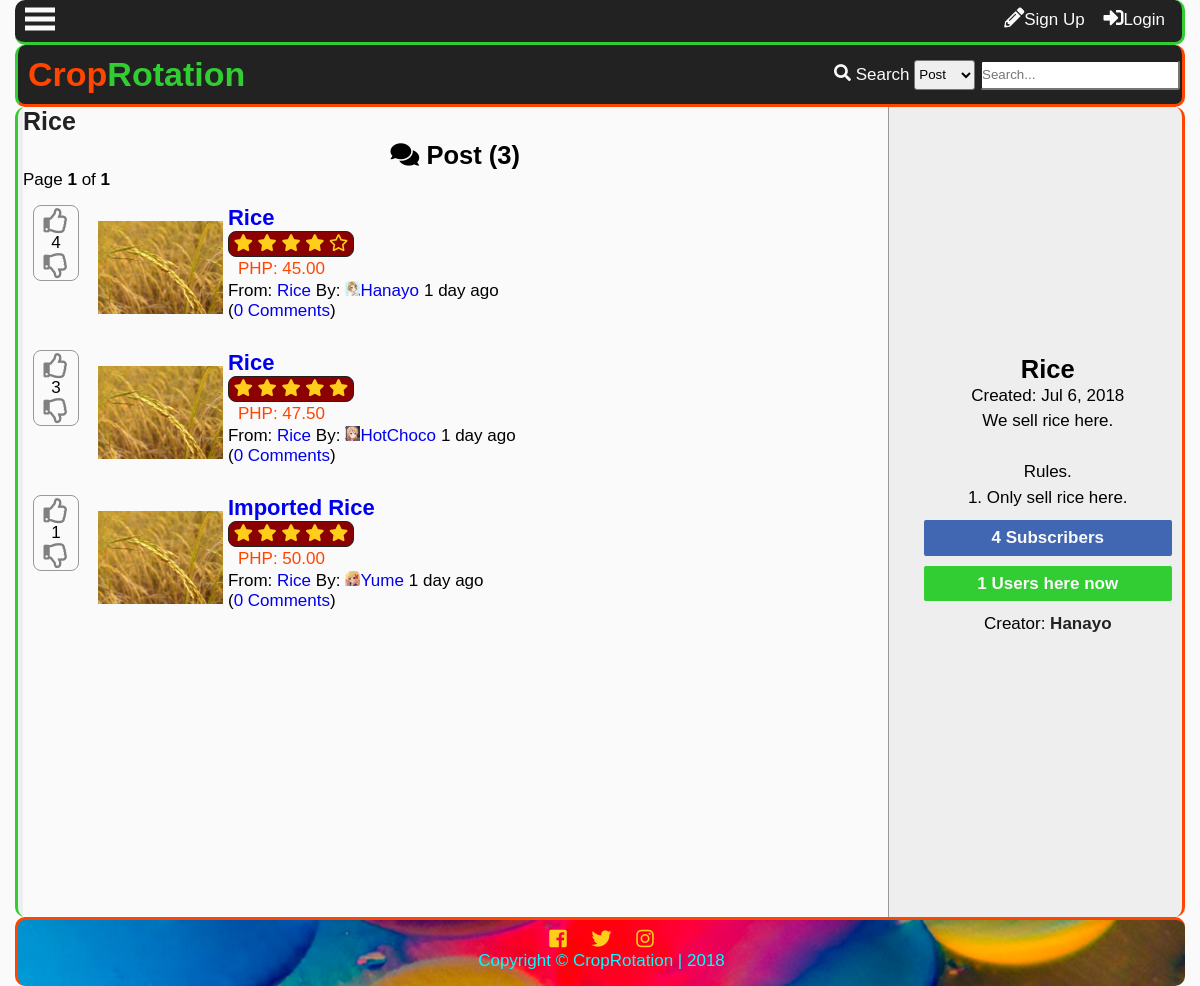
The page /forums.php?id=16 on the database its author committed.
### tables this page shows
CREATE TABLE `tblforum` (
  `forumid` int(11) NOT NULL,
  `title` varchar(100) NOT NULL,
  `name` varchar(100) NOT NULL,
  `datecreated` datetime DEFAULT NULL,
  `description` varchar(255) NOT NULL,
  `creator` int(11) NOT NULL,
  `views` int(11) NOT NULL,
  `subscriber` int(11) NOT NULL
);

CREATE TABLE `tblpost` (
  `postid` int(11) NOT NULL,
  `forumid` int(11) NOT NULL,
  `title` varchar(150) NOT NULL,
  `datecreated` datetime DEFAULT NULL,
  `description` text NOT NULL,
  `price` decimal(10,2) NOT NULL,
  `img` varchar(150) NOT NULL,
  `starter` int(11) NOT NULL,
  `score` int(11) NOT NULL,
  `views` int(11) NOT NULL,
  `comments` int(11) NOT NULL
);

CREATE TABLE `tbluser` (
  `userid` int(11) NOT NULL,
  `username` varchar(100) NOT NULL,
  `password` varchar(100) NOT NULL,
  `firstname` varchar(100) NOT NULL,
  `middlename` varchar(100) NOT NULL,
  `lastname` varchar(100) NOT NULL,
  `birthday` varchar(20) NOT NULL,
  `datecreated` timestamp NOT NULL DEFAULT '0000-00-00 00:00:00',
  `email` varchar(100) NOT NULL,
  `website` varchar(255) NOT NULL,
  `location` varchar(255) NOT NULL,
  `usertypeid` int(11) NOT NULL,
  `access` int(11) NOT NULL,
  `imgname` varchar(100) NOT NULL,
  `imgtype` varchar(100) NOT NULL,
  `imgpath` varchar(200) NOT NULL,
  `bio` text NOT NULL,
  `is_show_email` tinyint(1) NOT NULL,
  `gender` int(11) NOT NULL,
  `lastupdate` timestamp NOT NULL DEFAULT '0000-00-00 00:00:00',
  `lastonline` timestamp NOT NULL DEFAULT '0000-00-00 00:00:00',
  `profileviews` int(11) NOT NULL
);

### forums.php (the view, shortened to what this page needs)
<?php
include'functions.php';
require_once('connection.php');
$forums = $_GET['id'];
$sql = "SELECT username,forumid,title,name,description,t1.datecreated,subscriber FROM tblforum AS t1
LEFT JOIN tbluser
	ON userid = creator
WHERE forumid='$forums'";
$result = $conn->query($sql);
$fetch = $result->fetch_object();
if($fetch){
$fid = $fetch->forumid;
$title = $fetch->title;
$name = $fetch->name;
$desc = $fetch->description;
$subcount = $fetch->subscriber;
$date = date("M j, Y", strtotime($fetch->datecreated));
$creator = $fetch->username;
}
?>
<!DOCTYPE html>
<html lang="en">
<head>
    <link rel="stylesheet" href="css/style.css">
  	<link rel="stylesheet" href="css/fontawesome-all.css">
</head>
<body>
	<div class="main-container">
	<?php
		addheader();
	?>
	<div class="other-content">
		<div class="forum-grid">
			<div class="main-forum">
				<h1><?php
				if($fetch){
				echo '<a id="top-title" href="forums.php?id='.$fid.'">'.$name.'</a>';} ?></h1>
				<ul id="forum-list">
<?php
$sql = "SELECT postid FROM tblpost
	LEFT JOIN tblforum
		ON tblpost.forumid = tblforum.forumid
	LEFT JOIN tbluser
		ON userid = starter
	WHERE tblpost.forumid='$forums'
	ORDER BY postid DESC";
$result=$conn->query($sql);
$rows=$result->num_rows;
$page_rows = 25;
$last = ceil($rows/$page_rows);
$pagenum = 1;
$limit = 'LIMIT ' .($pagenum - 1) * $page_rows .',' .$page_rows;
$sql = "SELECT postid,tblpost.forumid,name,tblpost.title,tblpost.datecreated,username,imgpath,img,price,comments,score,(((tblpost.views*0.2) + (score*0.8))/((NOW()-tblpost.datecreated)/331536000)) AS trending FROM tblpost
	LEFT JOIN tblforum
		ON tblpost.forumid = tblforum.forumid
	LEFT JOIN tbluser
		ON userid = starter
	WHERE tblpost.forumid='$forums'
	ORDER BY trending DESC $limit";
	$result = $conn->query($sql);
$textline1 = "<i class='fas fa-comments'></i> Post (<b>$rows</b>)";
$textline2 = "Page <b>$pagenum</b> of <b>$last</b>";
$paginationCtrls = '';
 echo'<h2>  '.$textline1.'</h2>
  <p>  '.$textline2.' </p>
  <div id="pagination_controls"> '.$paginationCtrls.'</div>';
	while($row=$result->fetch_object()){
		$id = $row->postid;
		$forumid = $row->forumid;
		$forum = $row->name;
		$ptitle = $row->title;
		$name = $row->username;
		$comments = $row->comments;
		$datep = $row->datecreated;
		$score = $row->score;
		$flair= $row->imgpath;
		$pimg=$row->img;
		$price = $row->price;
		echo '<li value="'.$id.'">
 		<div class="forum-post-grid">';
 		if(isset($_SESSION['id'])){
		$sql2 = "SELECT upvoteid FROM tblupvotepost WHERE user='$uid' and post='$id'";
		$result2 = $conn->query($sql2);
		$upvote = $result2->num_rows;
		$sql3 = "SELECT downvoteid FROM tbldownvotepost WHERE user='$uid' and post='$id'";
		$result3 = $conn->query($sql3);
		$downvote = $result3->num_rows;
 		echo'
 		<div class="vote">';
 			if(!$upvote){
 			echo'<div id="up-'.$id.'" style="color:gray;" value="'.$id.'" onclick="upvotepost(this)" class="upvote"><i class="far fa-thumbs-up"></i></div>';
 			}else{
 			echo'<div id="up-'.$id.'" style="color:orangered;" value="'.$id.'" onclick="upvotepost(this)" class="upvote"><i class="far fa-thumbs-up"></i></div>';
 			}
 			if($score<0){
 				$score=0;
 			}
			echo'
			<div id="score-'.$id.'">'.$score.'</div>';
			if(!$downvote){
			echo'
			<div id="down-'.$id.'" style="color:gray;" value="'.$id.'" onclick="downvotepost(this)" class="downvote"><i class="far fa-thumbs-down"></i>
			</div>';
			}else{
			echo'
			<div id="down-'.$id.'" style="color:blue;" value="'.$id.'" onclick="downvotepost(this)" class="downvote"><i class="far fa-thumbs-down"></i>
			</div>';
			}
			echo'
		</div>';
		}else{
			echo'
		<div class="vote">
 			<div class="upvote" style="color:gray;" onclick="showlogin()">
			<i class="far fa-thumbs-up"></i>
			</div>';
			echo'<div>'.$score.'</div>
			<div class="downvote" style="color:gray;" onclick="showlogin()">
			<i class="far fa-thumbs-down"></i>
		</div>
		</div>';
		}
		echo '<div class="post-image">
			<img src='.$pimg.'>
		</div>';
		echo'<div class="post-right">
		<p class="main-forum-title"><a href="reply.php?id='.$forumid.'&thread='.$id.'">'.$ptitle.'</a></p>';
		$sql3 = "SELECT upvoteid FROM tblupvotepost WHERE post='$id'";
			$result3 = $conn->query($sql3);
			$upvotecount = $result3->num_rows;
			$sql4 = "SELECT downvoteid FROM tbldownvotepost WHERE post='$id'";
			$result4 = $conn->query($sql4);
			$downvotecount = $result4->num_rows;
			$total = $upvotecount + $downvotecount;
			$percent = round($upvotecount/$total * 100);
			starsystem($percent);
		echo'<div class="price">PHP: '.number_format($price,2).'</div>';
		echo'<div class="second-line">
			<div class="from">
				From: <a href="forums.php?id='.$forumid.'">
				'.$forum.'</a> By:
			</div>
			<div class="by">
				<a href="profile.php?name='.$name.'">
				<p><div class="flair">
					<img src="'.$flair.'">
				</div>'.$name.'</a>
			</div>
			<div class="when">
				'.time_elapsed_string($datep).'
			</div>
		</div>
		<div class="com">
			<p>(<a href="reply.php?id='.$forumid.'&thread='.$id.'">'.$comments.' Comments</a>)</p>
		</div>
		</div>
		</div>
		</li>';
	}
?>
			</ul>
			</div>
			<div class="forum-sidebar">
				<?php
					forumcontrols();
				?>
				<div class="forum-panel">
					<h2 id="forum-name"><?php if($fetch){ echo $title;}?></h2>
					<div class="" id="forum-date"><?php if($fetch){echo 'Created: '.$date;} ?></div>
					<p id="description"><?php if($fetch){echo nl2br($desc);} ?></p>
					<p id="subscriber-count"><?php if($fetch){echo $subcount;} ?> Subscribers</p>
					<p id="users-count">1 Users here now</p>
					<?php
						if($fetch){
							echo'Creator: <a class="creator" href=
							profile.php?='.$creator.'">'.$creator.'</a>';
						}
					?>
				</div>
			</div>
		</div>
	</div>
	<?php
		addfooter();
	?>
	</div>
</body>
</html>

### functions.php (shortened to what this page needs)
<?php
function addheader(){
	echo'<header id="main-header">
			<div class="grid-header">
				<div class="box1">
					<h1 id="header-text"><a href="index.php"><span id="first-text">Crop</span><span id="second-text">Rotation</span></a></h1>
				</div>
				<div class="box2">';
						search_function();
				echo'</div>
				<div class="modal2">
				</div>
				<div id="search-dropdown">
				</div>
			</div>
		</header>
		<div class="subheader">
			<div class="subgrid">
				<div class="svg">
					<p class="open-slide" onclick="openSlideMenu()">
						<svg width="30" height="30">
							<path d="M0,5 30,5" stroke="#fafafa" stroke-width="5"/>
							<path d="M0,14 30,14" stroke="#fafafa" stroke-width="5"/>
							<path d="M0,23 30,23" stroke="#fafafa" stroke-width="5"/>
						</svg>
					</p>
				</div>
				<div class="profile-grid">';
						session_button();
				echo'</div>
			</div>
		</div>
	';
}
function addfooter(){
	echo'<footer id="main-footer">
			<div class="container">
				<a target="_blank" title="Like us on Facebook" href="https://www.facebook.com/"><i class="fab fa-facebook-square"></i></a>
				<a target="_blank" title="Follow us on Twitter" href="https://twitter.com/"><i class="fab fa-twitter"></i></a>
				<a target="_blank" title="Follow us on Instagram" href="https://www.instagram.com/?hl=ens"><i class="fab fa-instagram"></i></a>
				<p>Copyright &copy; <span id="company">CropRotation</span> | 2018</p>
			</div>
		</footer>';
}
function time_elapsed_string($datetime, $full = false) {
    $now = new DateTime;
    $ago = new DateTime($datetime);
    $diff = $now->diff($ago);
    $string = array(
        'y' => 'year',
        'm' => 'month',
        'd' => 'day',
        'h' => 'hour',
        'i' => 'minute',
        's' => 'second',
    );
    foreach ($string as $k => &$v) {
        if ($diff->$k) {
            $v = $diff->$k . ' ' . $v . ($diff->$k > 1 ? 's' : '');
        } else {
            unset($string[$k]);
        }
    }
    if (!$full) $string = array_slice($string, 0, 1);
    return $string ? implode(', ', $string) . ' ago' : 'just now';
}
function session_button(){
	$conn = mysqli_connect ("localhost", "root", "", "itsproject");
	if(isset($_SESSION['id'])){
	$id=$_SESSION['id'];
		$sql="SELECT imgpath FROM tbluser WHERE userid=".$id."";
		$result=$conn->query($sql);
		$row=$result->fetch_object();
		$tn_image=$row->imgpath;
		if($tn_image==''){
			$tn_image='img/default.png';
		}
$sql="SELECT pmid FROM tblpm WHERE receiverid='$id' AND checked=0 GROUP BY senderid";
$result=$conn->query($sql);
$count=$result->num_rows;
		echo'<a class="button" title="Check your messages" href="inbox.php?name='.$_SESSION["name"].'"><i class="far fa-envelope"></i><span id="pmnum">'.$count.'</span></a>';
$sql="SELECT notifid FROM tblnotif
	WHERE receiverid='$id' and checked=0
	";
$result=$conn->query($sql);
$count=$result->num_rows;
		echo'<a class="button" id="notifbtn" title="Check your notifications" onclick="toggleNotif()""><i class="far fa-bell"></i><span id="notifnum">'.$count.'</span></a>
		<a class="button" href=profile.php?name='.$_SESSION['name'].'>
		'.$_SESSION["name"].'\'s Profile<div class="top-tn"><img src="'.$tn_image.'""></div></a>';
		echo'<div id="notifdrop">
		Notifications
		<ul>';
$sql="SELECT notifid,username,imgpath,receiverid,notifdate,notiftype,checked,details,details2 FROM tblnotif
	LEFT JOIN tbluser
		ON tblnotif.userid=tbluser.userid
	WHERE receiverid='$id'
	ORDER BY notifid DESC
	LIMIT 10";
$result=$conn->query($sql);
$count=$result->num_rows;
if($count==0){
	echo'<li>No notifications yet...</li>';
}else{
while($rows=$result->fetch_object())
{
$nid=$rows->notifid;
$uname=$rows->username;
$rid=$rows->receiverid;
$date=time_elapsed_string($rows->notifdate);
$type=$rows->notiftype;
$imgpath=$rows->imgpath;
$uname=$rows->username;
$details=$rows->details;
$details2=$rows->details2;
if(!$imgpath){
	$imgpath='img/default.png';
}
if($type==1){
	echo'<li><div class="comment-tn">
				<img src="'.$imgpath.'">
			</div> <a class="n1" href="profile.php?name='.$uname.'">'.$uname.'</a> <a class="n2" href="profile.php?name='.$_SESSION['name'].'#comment'.$details.'"> has commented on your profile '.$date.'</a></li>';
} else if($type==2){
	if ($details2==1){
	echo'<li><div class="comment-tn">
				<img src="'.$imgpath.'">
			</div>
			 <a class="n1" href="profile.php?name='.$uname.'">'.$uname.'</a> has sent a friend request '.$date.'<br>
		<div id="fr-'.$nid.'"><a class="fr-yes" onclick="friendyes(this)" value="'.$nid.'">Yes</a> <a class="fr-no" onclick="friendno(this)" value="'.$nid.'">No</a>
		</div>
		</li>';
	} else if($details2==2){
		echo'<li><div class="comment-tn">
				<img src="'.$imgpath.'">
			</div>
			 <a class="n1" href="profile.php?name='.$uname.'">'.$uname.'</a> has sent a friend request '.$date.'<br>
		<div id="fr-'.$nid.'">
			Request Accepted
		</div>
		</li>';
	} else if($details2==3){
		echo'<li><div class="comment-tn">
				<img src="'.$imgpath.'">
			</div>
			 <a class="n1" href="profile.php?name='.$uname.'">'.$uname.'</a> has sent a friend request '.$date.'<br>
		<div id="fr-'.$nid.'">
			Request Denied
		</div>
		</li>';
	}
}else if ($type==3){
	echo'<li><i class="fas fa-ban banned"></i> Sorry, your profile picture has been removed.<br>
	Please read the rules and guidelines.</li>';
}
}
}
		echo'<center><a id="seeallnotif" href="notification.php">See all notifications</a></center>
		</ul>
		</div>';
	}else{
		echo'<a href ="register.php" class="button"><i class="fas fa-pencil-alt"></i></i>Sign Up</a>
		<a id="modalBtn" class="button"><i class="fas fa-sign-in-alt"></i>Login</a>';
	}
}
function search_function(){
	echo'
		<form action="search.php" method="get">
			<i class="fas fa-search"></i>
			<label>Search</label>
			<select name="criteria" id="criteria">
				<option value="3">Post</option>
				<option value="1">Forum</option>
				<option value="2">User</option>
			</select>
			<input type="text" onkeyup="searchdropdown()" required name="search-text" placeholder="Search..." id="search-text" autocomplete="off">
		</form>
	';
}
function forumcontrols(){
	if(!isset($_SESSION['id'])){
		echo'<div id="sidebar-blank"></div>';
		}
}
function starsystem($percent){
	echo'<div class="star-system" title="'.$percent.'% of voters likes this">';
	if($percent>=98){
	echo'
		<i class="fas fa-star"></i>
		<i class="fas fa-star"></i>
		<i class="fas fa-star"></i>
		<i class="fas fa-star"></i>
		<i class="fas fa-star"></i>
	';
	}else if($percent>=75 & $percent<85){
	echo'
		<i class="fas fa-star"></i>
		<i class="fas fa-star"></i>
		<i class="fas fa-star"></i>
		<i class="fas fa-star"></i>
		<i class="far fa-star"></i>
	';
	}else if($percent>=65 & $percent<75){
	echo'
		<i class="fas fa-star"></i>
		<i class="fas fa-star"></i>
		<i class="fas fa-star"></i>
		<i class="fas fa-star-half"></i>
		<i class="far fa-star"></i>
	';
	}else if($percent>=55 & $percent<65){
	echo'
		<i class="fas fa-star"></i>
		<i class="fas fa-star"></i>
		<i class="fas fa-star"></i>
		<i class="far fa-star"></i>
		<i class="far fa-star"></i>
	';
	}else if($percent>=45 & $percent<55){
	echo'
		<i class="fas fa-star"></i>
		<i class="fas fa-star"></i>
		<i class="fas fa-star-half"></i>
		<i class="far fa-star"></i>
		<i class="far fa-star"></i>
	';
	}else if($percent>=35 & $percent<45){
	echo'
		<i class="fas fa-star"></i>
		<i class="fas fa-star"></i>
		<i class="far fa-star"></i>
		<i class="far fa-star"></i>
		<i class="far fa-star"></i>
	';
	}else if($percent>=25 & $percent<35){
	echo'
		<i class="fas fa-star"></i>
		<i class="fas fa-star-half"></i>
		<i class="far fa-star"></i>
		<i class="far fa-star"></i>
		<i class="far fa-star"></i>
	';
	}else if($percent>=15 & $percent<25){
	echo'
		<i class="fas fa-star"></i>
		<i class="far fa-star"></i>
		<i class="far fa-star"></i>
		<i class="far fa-star"></i>
		<i class="far fa-star"></i>
	';
	}else if($percent>=4 & $percent<15){
	echo'
		<i class="fas fa-star-half"></i>
		<i class="far fa-star"></i>
		<i class="far fa-star"></i>
		<i class="far fa-star"></i>
		<i class="far fa-star"></i>
	';
	}else if($percent<4){
	echo'
		<i class="far fa-star"></i>
		<i class="far fa-star"></i>
		<i class="far fa-star"></i>
		<i class="far fa-star"></i>
		<i class="far fa-star"></i>
	';
	}
	echo'</div>';
}

### rows shown on the page
tblforum: name "Rice", title "Rice", datecreated "Jul 6, 2018", description "We sell rice here. Rules. 1. Only sell rice here.", subscriber "4", tbluser.username "Hanayo"
tblpost: $id 23 (drawn), score "4", img (picture), title "Rice", price "45.00", forumid.name "Rice", tbluser.imgpath (picture), tbluser.username "Hanayo", datecreated "1 day ago", comments "0"
tblpost: $id 24 (drawn), score "3", img (picture), title "Rice", price "47.50", forumid.name "Rice", tbluser.imgpath (picture), tbluser.username "HotChoco", datecreated "1 day ago", comments "0"
tblpost: $id 26 (drawn), score "1", img (picture), title "Imported Rice", price "50.00", forumid.name "Rice", tbluser.imgpath (picture), tbluser.username "Yume", datecreated "1 day ago", comments "0"

### other values the page prints
$rows "3"
$pagenum "1"
$last "1"
